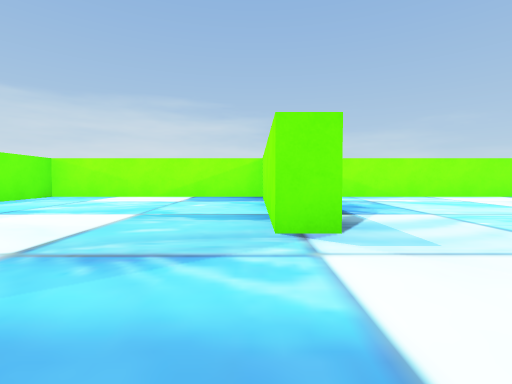
View 1 (above)

21 first-person views from a walk through a 3-D level made in the Unity game engine. The camera is 0.42 m above the floor, tilts 2° down and sees 85° across. The floor is counted in squares, 1 m on a side. Each view is taken from the middle of a square. On the plan, view 1 faces up. The plan holds only what a view shows up to about 9 squares ahead; the rest is blank. The player character is not drawn.

View 2
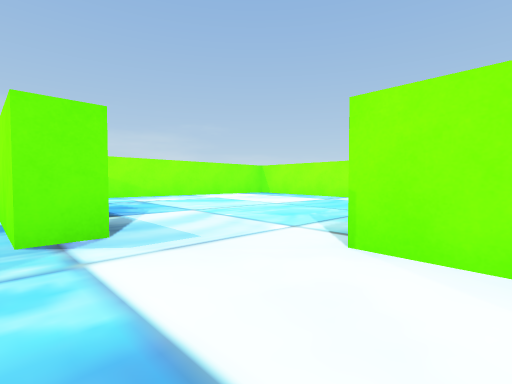

View 3
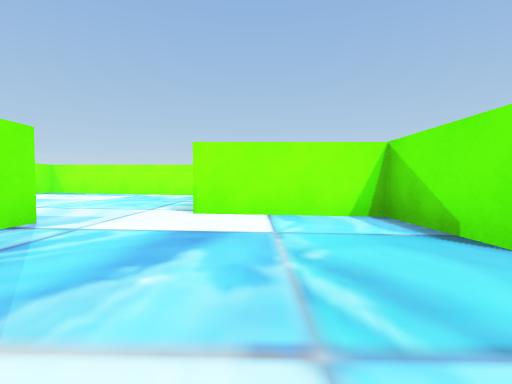

View 4
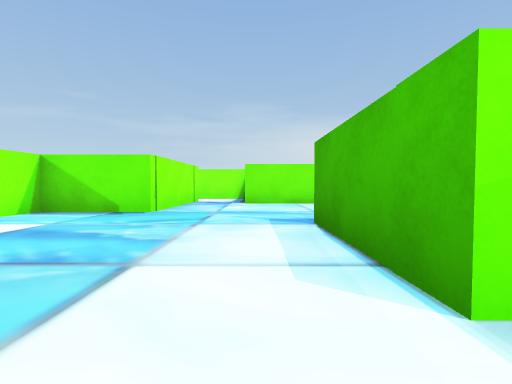

View 5
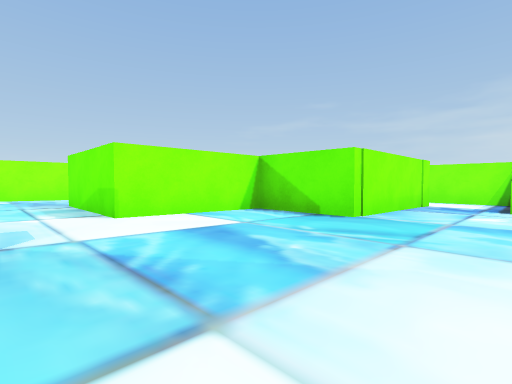

View 6
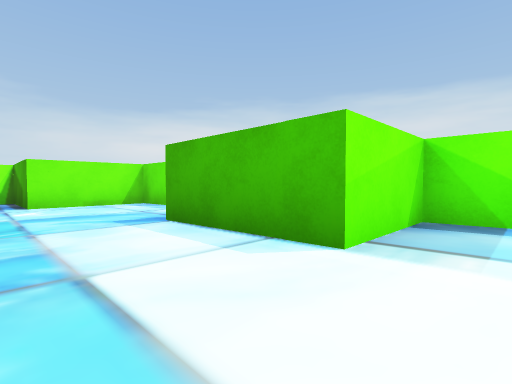

View 7
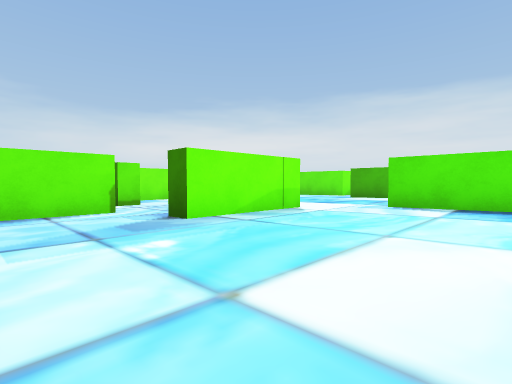

View 8
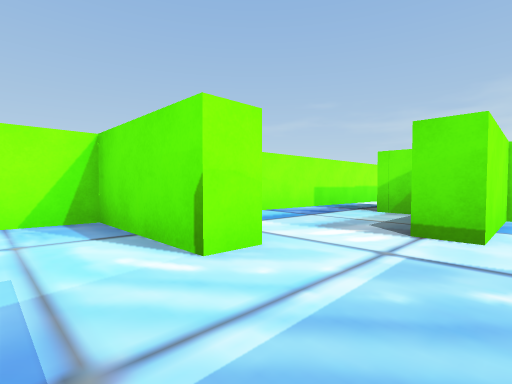

View 9
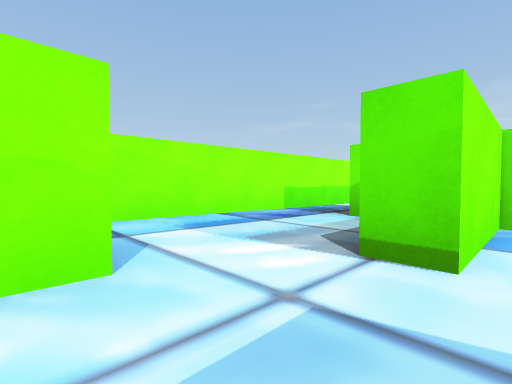

View 10
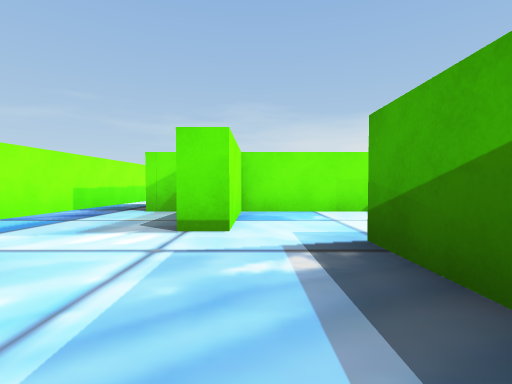

View 11
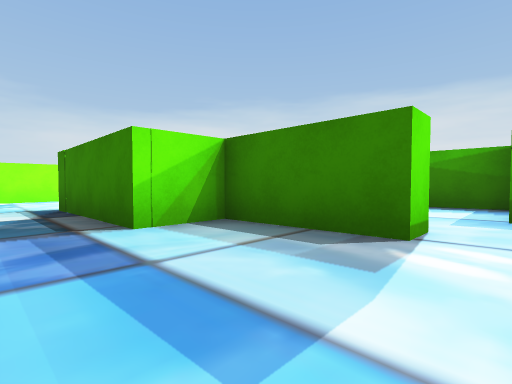

View 12
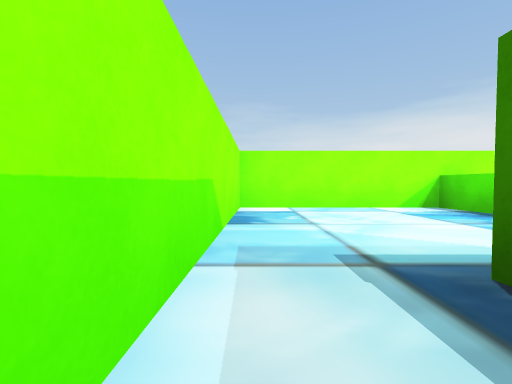

View 13
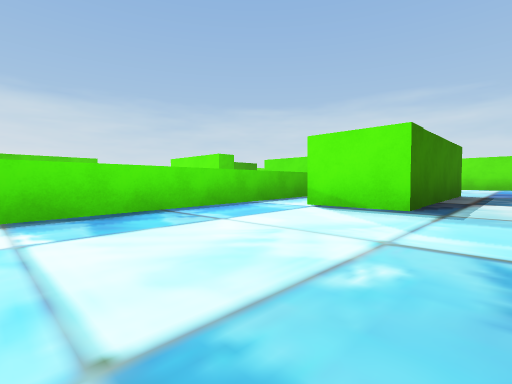

View 14
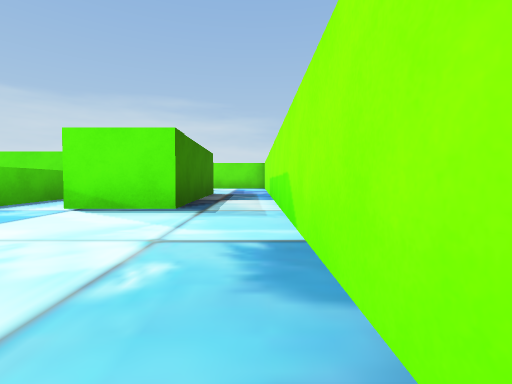

View 15
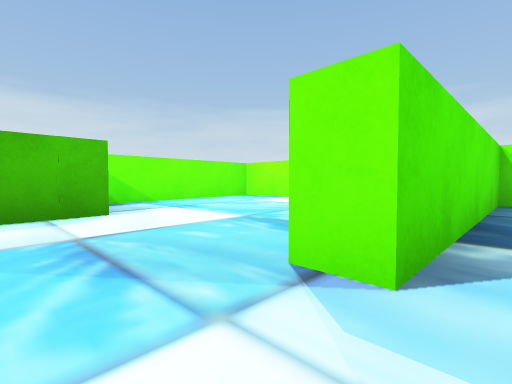

View 16
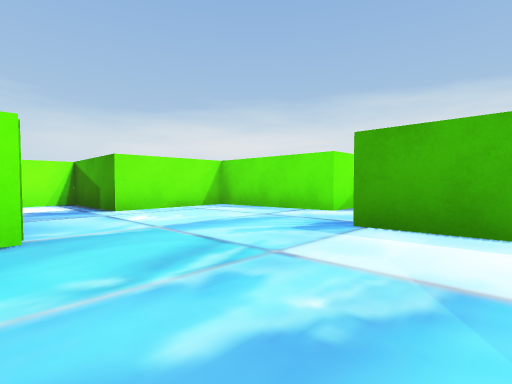

View 17
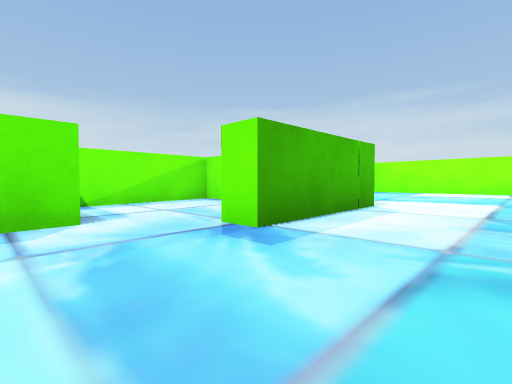

View 18
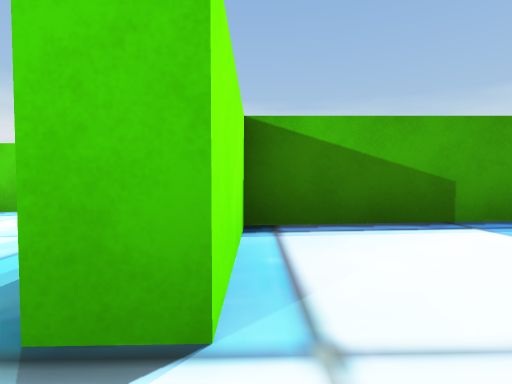

View 19
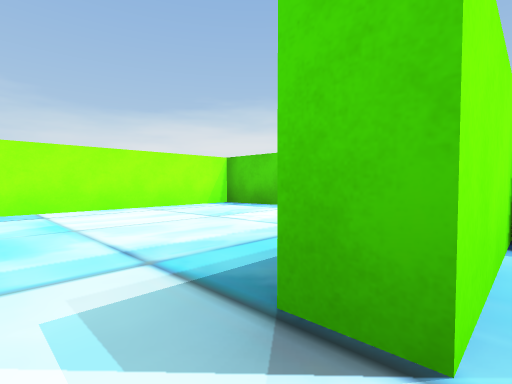

View 20
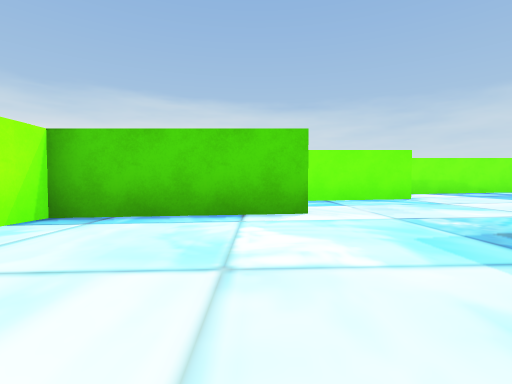

View 21
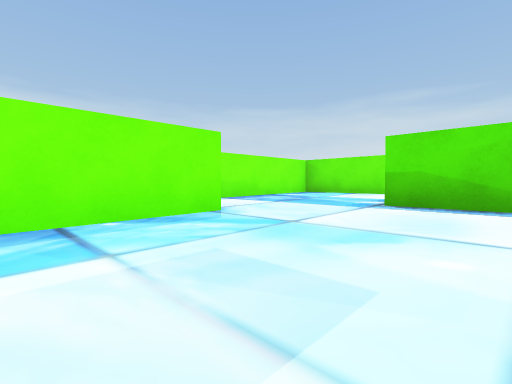

### Floor plan
Key: @ floor where view 1 was taken; # wall or solid block; . main floor; : floor 0.05 m higher than the main floor; - floor 0.05 m lower than the main floor; + floor 0.1 m higher than the main floor; * floor 0.15 m higher than the main floor; % floor 0.2 m higher than the main floor; & floor 0.25 m higher than the main floor; ^ raised ledge.
Columns run from 8 left of view 1 to 7 right of it. Each row starts with its distance up from view 1.
  6    #############
  5    #&&&&#&&&&&&#
  4    #%%%%#%%%%%%#
  3    #%%%%#%%%%%%#
  2   ####%%%%%%%%%#
  1   #**#****###**#
  0   #**#**@*#****#
 -1   #*******#**###
 -2 #####+++###++++#
 -3 #+++#+++#+++#++#
 -4 #+++###+#+++#++#
 -5 #:::::#:######:#
 -6  :::::#:::^  #:#
 -7   #:::###:^: #:#
 -8   #.......^.##.#
 -9   #.......^....#
-10     #.....^....#
-11     #-----#----#
-12     #-----#----#
-13     ############

Positions as (right, up) in squares from view 1, and headings:
1: (0, 0), facing up
2: (0, 0), facing up-right
3: (-2, 0), facing right
4: (-2, 3), facing down
5: (-2, 2), facing down-right
6: (-1, 3), facing down-left
7: (6, 4), facing down-left
8: (3, 0), facing down-right
9: (3, -1), facing down-right
10: (3, 0), facing down
11: (6, -2), facing down-left
12: (6, -7), facing down
13: (6, -12), facing up-left
14: (6, -12), facing up
15: (1, 1), facing up-left
16: (0, 1), facing down-left
17: (-1, -2), facing up-left
18: (1, -7), facing left
19: (1, -7), facing down-left
20: (0, -10), facing left
21: (-3, -9), facing up-left
